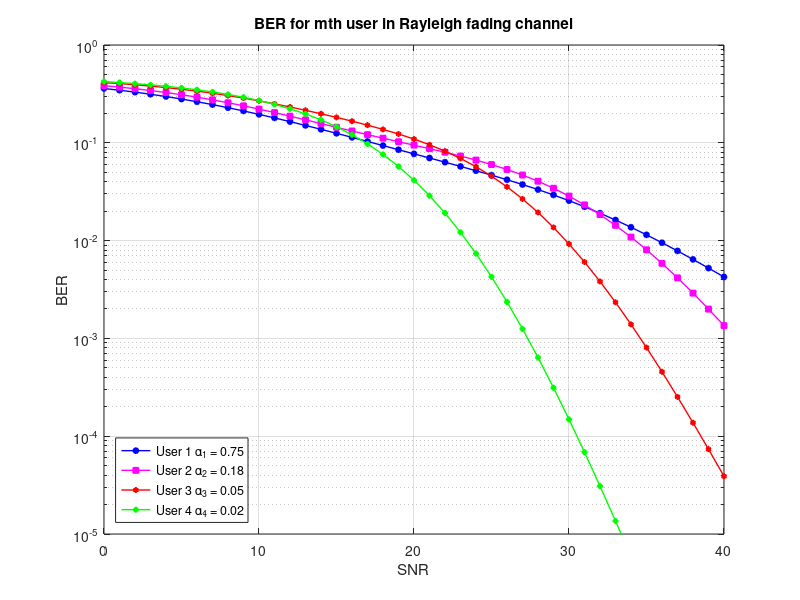

MATLAB code for this plot:
clc; clear variables;
P=1;
[a1, a2, a3, a4] = deal(0.75 , 0.18 , 0.05 , 0.02);
[A1, A2 ,A3 ,A4] = deal(sqrt(P*a1),sqrt(P*a2),sqrt(P*a3),sqrt(P*a4));
A=[A1, A2 ,A3 ,A4];
SNR = 0:40;             %SNR range in dB
variance=10.^(-SNR./10);
mtx1=[1 1 1 1;1 -1 1 1;1 -1 -1 1;1 1 -1 1; 1 -1 1 -1;1 1 1 -1; 1 1 -1 -1;1 -1 -1 -1];
mtx2=[1 1 1;1 -1 1;1 1 -1;1 -1 -1];
mtx3=[1 1;1 -1];
mtx4=1;
M=4;
[ls1, ls2, ls3, ls4]=deal(8, 4, 2, 1);
[sumt1, sumt2,sumt3,sumt4]=deal(0,0,0,0);
gamma=P./variance;
%correct power
for h =1:M 
        mtx1(:,h)=mtx1(:,h)*A(h);
end
for h =1:M-1 
        mtx2(:,h)=mtx2(:,h)*A(h+1);
end
for h =1:M-2 
        mtx3(:,h)=mtx3(:,h)*A(h+2);
end
mtx4=A(4)*mtx4;
vector1=zeros([1 length(SNR)]);
vector2=zeros([1 length(SNR)]);
vector3=zeros([1 length(SNR)]);
vector4=zeros([1 length(SNR)]);
for h=1:length(SNR)
    sum1_3=0;
    m=1;
    for i=1:ls1
        sum1_2=0;
        for t=0:(M-m)
           sum1_1=0;
           for k=0:(m+t-1)
               ita=factorial(M)/(factorial(M-m)*factorial(m-1));
               Y=mtx1(i,:);
               beta=sum(Y)/sqrt(P);
               omega=sqrt( 1+( (2*(k+1)) / (beta^2*gamma(h)*1) ) );
               p1=(ita*(omega-1)*(-1)^(t+k)*nchoosek((M-m),t)*nchoosek((m+t-1),k)) / (2^(M-m+1)*(k+1)*omega);
               sum1_1=sum1_1+p1;
           end
           sum1_2=sum1_2+sum1_1;
        end
        sum1_3=sum1_3+sum1_2;
    end   
    vector1(h)=sum1_3;
end
for h=1:length(SNR)
    sum1_3=0;
    m=2;
    for i=1:ls2
        sum1_2=0;
        for t=0:(M-m)
           sum1_1=0;
           for k=0:(m+t-1)
               ita=factorial(M)/(factorial(M-m)*factorial(m-1));
               Y=mtx2(i,:);
               beta=sum(Y)/sqrt(P);
               omega=sqrt( 1+( (2*(k+1)) / (beta^2*gamma(h)*1) ) );
               p1=(ita*(omega-1)*(-1)^(t+k)*nchoosek((M-m),t)*nchoosek((m+t-1),k)) / (2^(M-m+1)*(k+1)*omega);
               sum1_1=sum1_1+p1;
           end
           sum1_2=sum1_2+sum1_1;
        end
        sum1_3=sum1_3+sum1_2;
    end   
    vector2(h)=sum1_3;
end
for h=1:length(SNR)
    sum1_3=0;
    m=3;
    for i=1:ls3
        sum1_2=0;
        for t=0:(M-m)
           sum1_1=0;
           for k=0:(m+t-1)
               ita=factorial(M)/(factorial(M-m)*factorial(m-1));
               Y=mtx3(i,:);
               beta=sum(Y)/sqrt(P);
               omega=sqrt( 1+( (2*(k+1)) / (beta^2*gamma(h)*1) ) );
               p1=(ita*(omega-1)*(-1)^(t+k)*nchoosek((M-m),t)*nchoosek((m+t-1),k)) / (2^(M-m+1)*(k+1)*omega);
               sum1_1=sum1_1+p1;
           end
           sum1_2=sum1_2+sum1_1;
        end
        sum1_3=sum1_3+sum1_2;
    end   
    vector3(h)=sum1_3;
end
for h=1:length(SNR)
    sum1_3=0;
    m=4;
    for i=1:ls4
        sum1_2=0;
        for t=0:(M-m)
           sum1_1=0;
           for k=0:(m+t-1)
               ita=factorial(M)/(factorial(M-m)*factorial(m-1));
               Y=mtx4(i,:);
               beta=sum(Y)/sqrt(P);
               omega=sqrt( 1+( (2*(k+1)) / (beta^2*gamma(h)*1) ) );
               p1=(ita*(omega-1)*(-1)^(t+k)*nchoosek((M-m),t)*nchoosek((m+t-1),k)) / (2^(M-m+1)*(k+1)*omega);
               sum1_1=sum1_1+p1;
           end
           sum1_2=sum1_2+sum1_1;
        end
        sum1_3=sum1_3+sum1_2;
    end   
    vector4(h)=sum1_3;
end
colorstring = 'bmrgk';
figure(2)
semilogy(SNR,vector1,'o-','Color', colorstring(1),'LineWidth',1,'MarkerSize',4,'MarkerFaceColor','b')
hold on;grid on; ylim([10^(-5) 1]);
semilogy(SNR,vector2,'s-','Color', colorstring(2),'LineWidth',1,'MarkerSize',4,'MarkerFaceColor','m')
semilogy(SNR,vector3,'h-','Color', colorstring(3),'LineWidth',1,'MarkerSize',4,'MarkerFaceColor','r')
semilogy(SNR,vector4,'d-','Color', colorstring(4),'LineWidth',1,'MarkerSize',4,'MarkerFaceColor','g')
legend('User 1 \alpha_1 = 0.75','User 2 \alpha_2 = 0.18','User 3 \alpha_3 = 0.05','User 4 \alpha_4 = 0.02','Location','southwest');
title('BER for mth user in Rayleigh fading channel');
xlabel('SNR');
ylabel('BER');